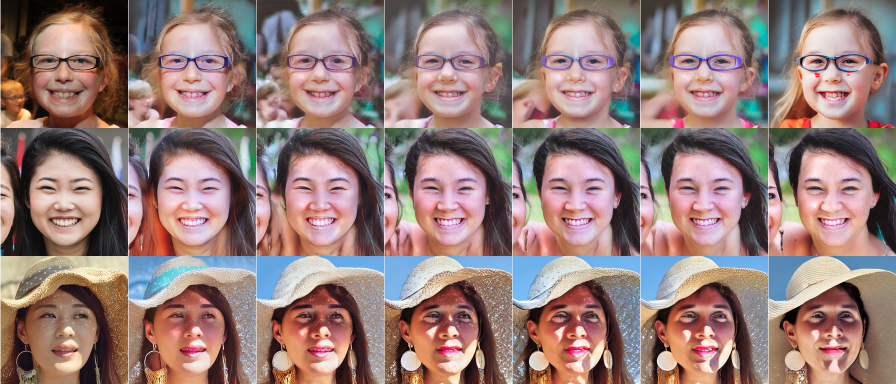
#> input picture papers/figures/dial.png, 1792 x 768 px, found by its file name (shown at 1/2 size)
$ python figure_index_scan.py
#> lines starting #> are read from the running program, lines starting #| are printed output that depends on the picture
#!/usr/bin/env python3
"""T02 follow-up: dial.png rows 2-3 match no saved generation at their own image
index. Scan every test index of the candidate runs to find what the tiles are."""
import glob, os, sys
import numpy as np
from PIL import Image
from skimage.metrics import structural_similarity as ssim

TILE, GAP = 384, 6
im = Image.open("papers/figures/dial.png").convert("RGB")
#> im is the input picture: PIL image 1792x768 RGB; mean R, G, B 148.2, 124, 119.9
def tile(r, c):
#> called with r = 1, c = 3
    s = TILE + GAP
    return np.asarray(im.crop((c * s, r * s, c * s + TILE, r * s + TILE)))
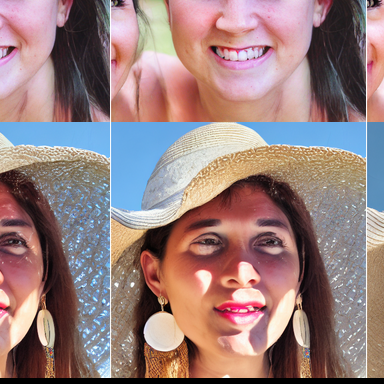
#> returned value: shape (384, 384, 3); mean of channels 0, 1, 2 152.2, 126.7, 125.9; drawn as R, G, B

RUNS = ["E10b", "E13_seed2027", "E13_seed2028", "E16_generic_caption"]
COLS = {1: "0.0", 2: "0.05", 3: "0.1", 4: "0.2", 5: "0.3", 6: "0.5", 7: "0.7", 8: "1.0"}

for row in (1, 2):
    probe = tile(row, 3)          # r=0.1 column
    best = []
    for run in RUNS:
        d = f"results/{run}/gen_r0.1"
        if not os.path.isdir(d):
            continue
        for p in sorted(glob.glob(d + "/*.png")):
            a = np.asarray(Image.open(p).convert("RGB").resize((TILE, TILE), Image.LANCZOS))
            best.append((ssim(probe, a, channel_axis=2), run, os.path.basename(p)[:-4]))
    best.sort(reverse=True)
    print(f"\n=== dial row {row}, r=0.1 column: top 5 over all indices")
    for s, run, idx in best[:5]:
        print(f"   {s:.4f}  {run}  idx {idx}")
#> (the run stopped early here; a loop or call above may not have finished)

$ run again, with papers/figures/strength.png copied over papers/figures/dial.png
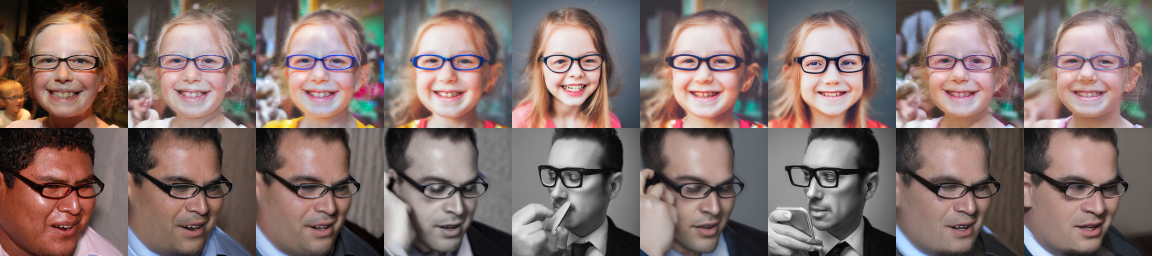
#> input picture papers/figures/strength.png, 2304 x 512 px, found by its file name (shown at 1/2 size)
#> im is the input picture: PIL image 2304x512 RGB; mean R, G, B 129.9, 111.6, 108.1
#> in tile, `return np.asarray(im.crop((c * s, r * s, c * s + TILE, r * s + TILE)))`:
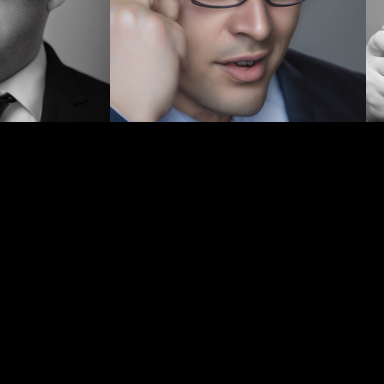
#> returned value: shape (384, 384, 3); mean of channels 0, 1, 2 35.1, 32.5, 32.5; drawn as R, G, B
